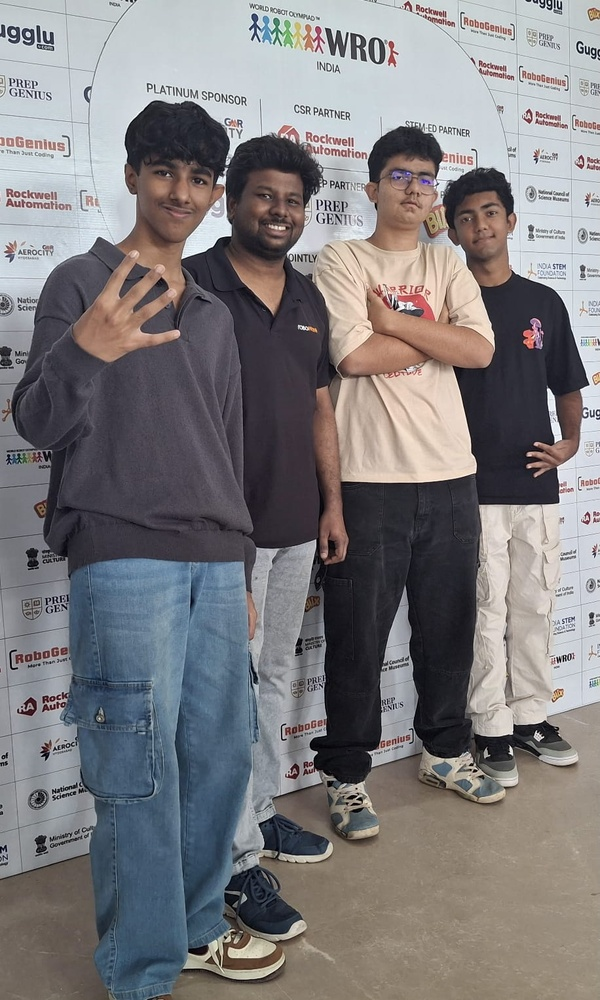
#> input picture t-photos/FunnyPhoto.jpeg, 600 x 1000 px, shrunk from 916 x 1527 before the run, given in place of the camera
$ python HSVcalibration.py
#> lines starting #> are read from the running program, lines starting #| are printed output that depends on the picture; after the words box and inside, x2 and y2 are one past the last pixel; in counts of white or black regions, pixels touching at a corner belong together
import cv2

def nothing(x):
    pass

cap = cv2.VideoCapture(0)
cv2.namedWindow("Trackbars")

cv2.createTrackbar("LH", "Trackbars", 0, 179, nothing)
#> slider 'LH' is set to 35
cv2.createTrackbar("LS", "Trackbars", 0, 255, nothing)
#> slider 'LS' is set to 51
cv2.createTrackbar("LV", "Trackbars", 0, 255, nothing)
#> slider 'LV' is set to 51
cv2.createTrackbar("UH", "Trackbars", 179, 179, nothing)
cv2.createTrackbar("US", "Trackbars", 255, 255, nothing)
cv2.createTrackbar("UV", "Trackbars", 255, 255, nothing)

while True:
    _, frame = cap.read()
#> frame is the input picture: shape (1000, 600, 3); mean B, G, R 125.2, 123.1, 125.5
    hsv = cv2.cvtColor(frame, cv2.COLOR_BGR2HSV)
#> hsv: shape (1000, 600, 3); mean H, S, V 82.9, 44, 135.2

    lh = cv2.getTrackbarPos("LH", "Trackbars")
    ls = cv2.getTrackbarPos("LS", "Trackbars")
    lv = cv2.getTrackbarPos("LV", "Trackbars")
    uh = cv2.getTrackbarPos("UH", "Trackbars")
    us = cv2.getTrackbarPos("US", "Trackbars")
    uv = cv2.getTrackbarPos("UV", "Trackbars")

    lower = (lh, ls, lv)
    upper = (uh, us, uv)
    mask = cv2.inRange(hsv, lower, upper)
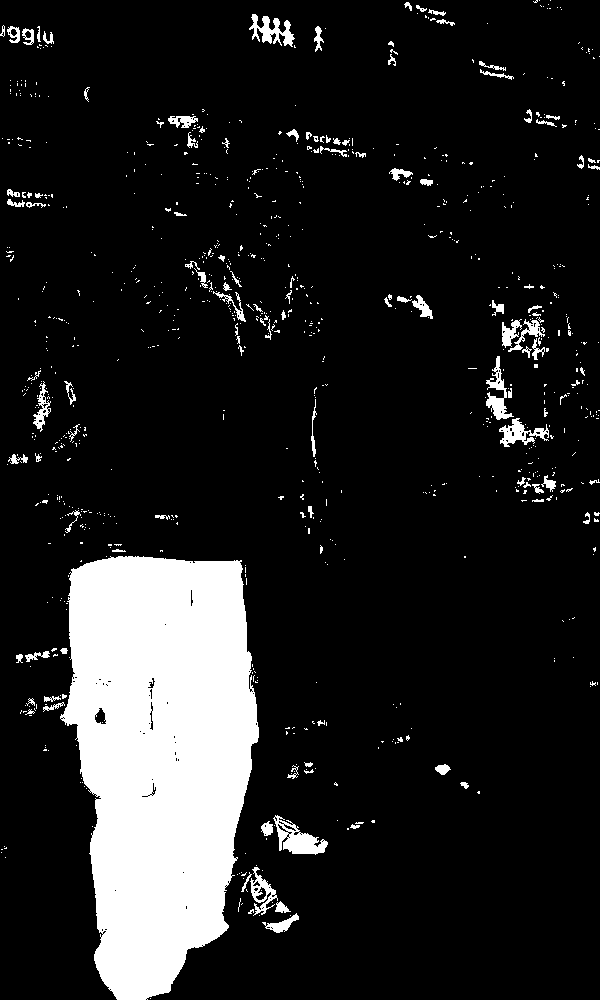
#> mask: shape (1000, 600); 13.1% white; 901 white regions (789 under 20 px), largest, box (x1, y1, x2, y2) and area: (60, 556, 259, 1000) 65802, (273, 815, 328, 855) 992, (249, 14, 295, 47) 682
    result = cv2.bitwise_and(frame, frame, mask=mask)
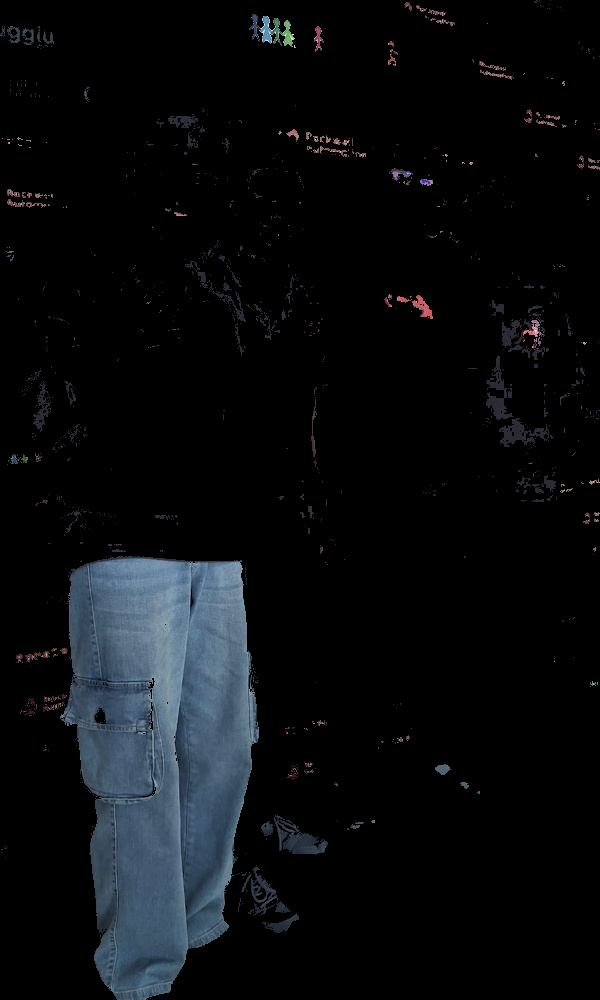
#> result: shape (1000, 600, 3); mean B, G, R 14.4, 12, 9.7

    cv2.imshow("Mask", mask)
    cv2.imshow("Result", result)

    if cv2.waitKey(1) & 0xFF == 27:  # ESC
#> (key Esc is pressed here)
        print("Lower:", lower)
        print("Upper:", upper)
        break

cap.release()
cv2.destroyAllWindows()

$ run again, on t-photos/OfficialPhoto.jpeg
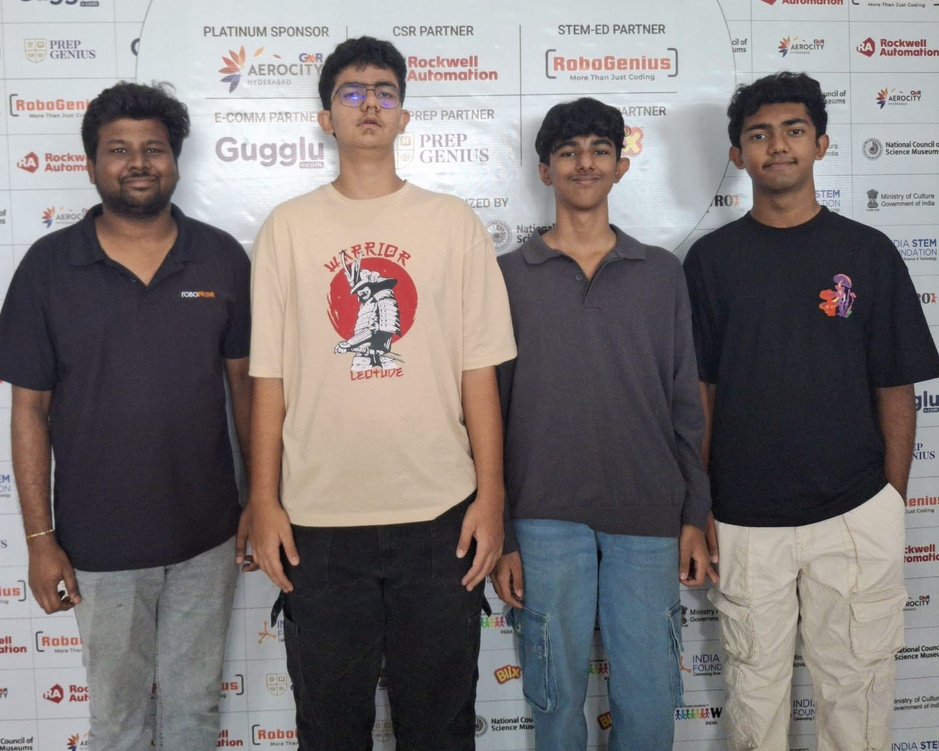
#> input picture t-photos/OfficialPhoto.jpeg, 939 x 751 px, shrunk from 1522 x 1217 before the run, given in place of the camera
#> frame is the input picture: shape (751, 939, 3); mean B, G, R 120.3, 120.2, 125.4
#> hsv: shape (751, 939, 3); mean H, S, V 85.1, 40.5, 131.7
#> `mask = cv2.inRange(hsv, lower, upper)`:
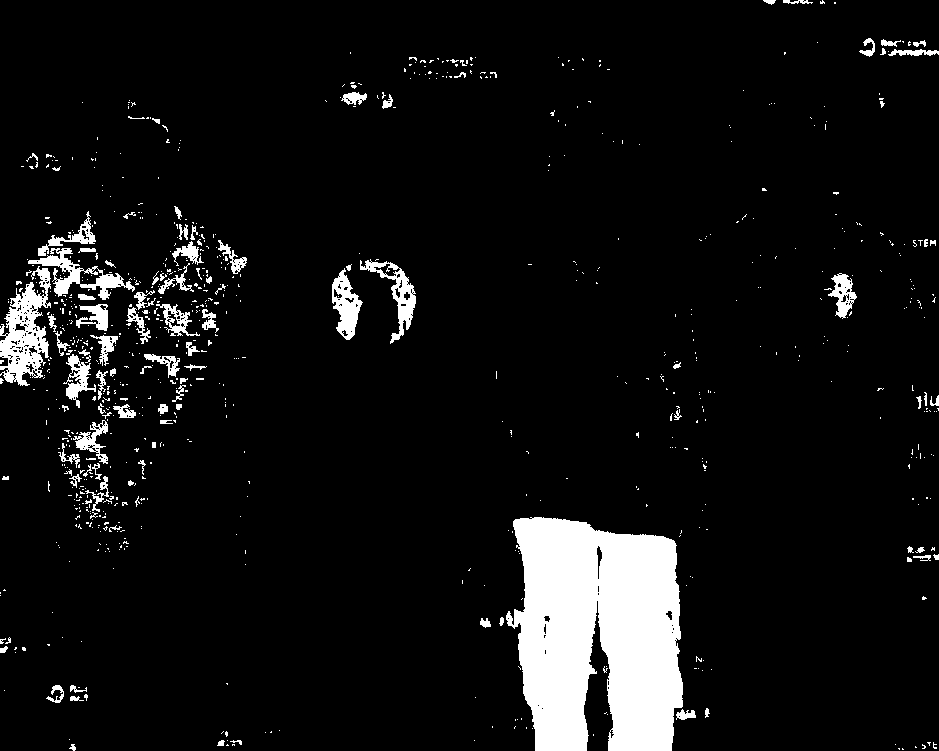
#> mask: shape (751, 939); 7.3% white; 833 white regions (731 under 20 px), largest, box (x1, y1, x2, y2) and area: (506, 517, 683, 751) 32075, (0, 266, 51, 386) 3108, (28, 248, 135, 300) 1514
#> `result = cv2.bitwise_and(frame, frame, mask=mask)`:
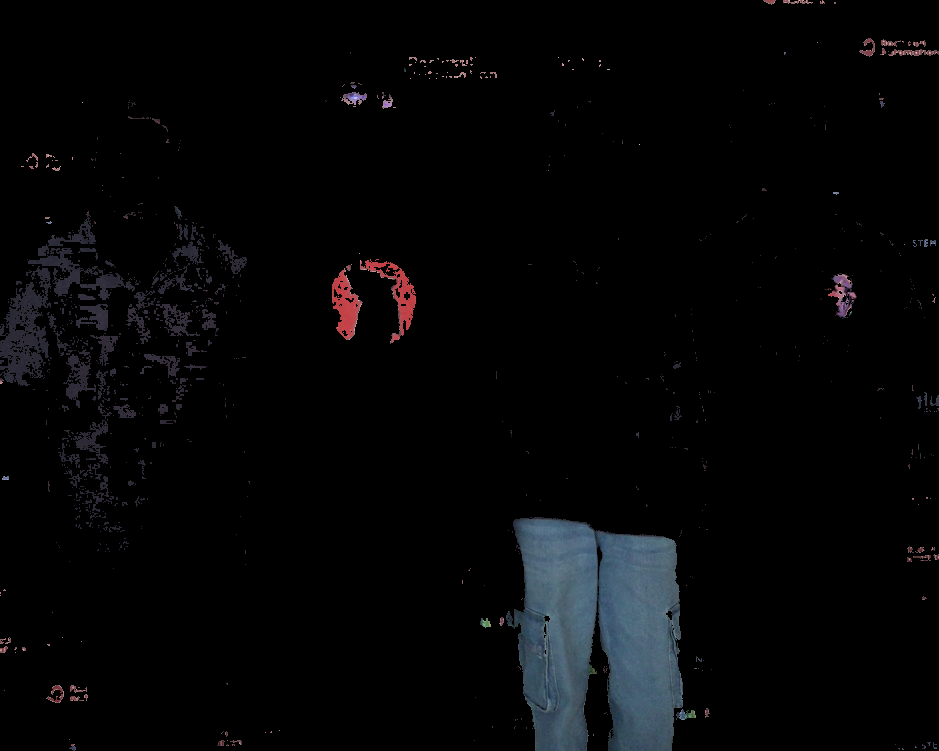
#> result: shape (751, 939, 3); mean B, G, R 6.8, 5.7, 5.3
